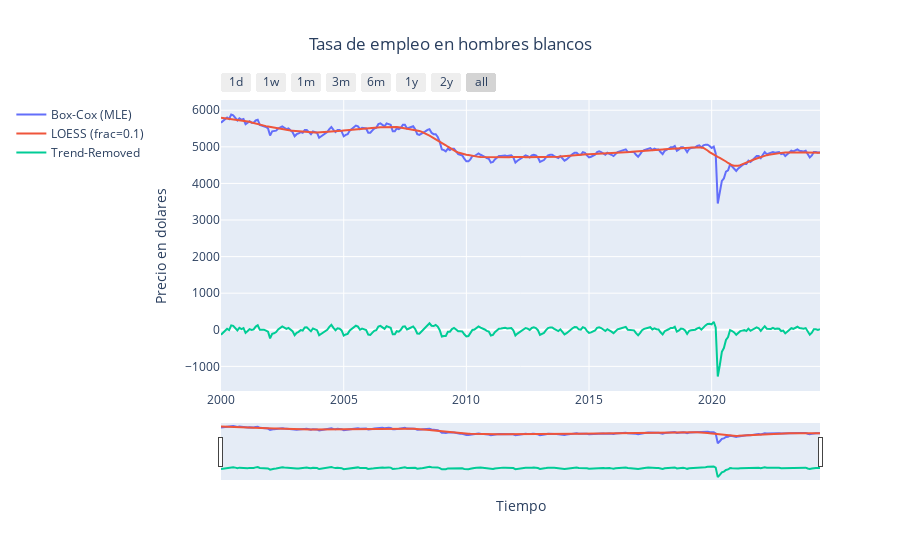

The notebook cell saved with this chart:
### Markdown cell above
# 3. Tendencia

### Code cell
# 2. Estimate trend using LOESS
frac = 0.1
smoothed_values = lowess(data['BoxCox_mle'], np.arange(len(data)), frac=frac)
trend_removed = data['BoxCox_mle'] - smoothed_values[:, 1]
data['trend_removed'] = trend_removed
plot_("Tasa de empleo en hombres blancos", 
      (data.index, data['BoxCox_mle'], 'Box-Cox (MLE)'),
      (data.index, smoothed_values[:, 1], f'LOESS (frac={frac})'),
      (data.index, trend_removed, 'Trend-Removed'))

### Figure 1 — Plotly figure (JSON) as saved in the notebook; plotly's stock layout.template omitted (floating-point values rounded to 4 significant figures; data arrays with more than 128 entries replaced by an {"elided": "..."} marker saying what was removed)
{"data": [{"line": {"width": 2}, "mode": "lines", "name": "Box-Cox (MLE)", "type": "scatter", "x": {"elided": "294 str values"}, "y": {"elided": "294 float values"}}, {"line": {"width": 2}, "mode": "lines", "name": "LOESS (frac=0.1)", "type": "scatter", "x": {"elided": "294 str values"}, "y": {"elided": "294 float values"}}, {"line": {"width": 2}, "mode": "lines", "name": "Trend-Removed", "type": "scatter", "x": {"elided": "294 str values"}, "y": {"elided": "294 float values"}}], "layout": {"legend": {"orientation": "v", "x": -0.35, "xanchor": "left", "y": 1, "yanchor": "top"}, "title": {"text": "Tasa de empleo en hombres blancos", "x": 0.5}, "xaxis": {"rangeselector": {"buttons": [{"count": 1, "label": "1d", "step": "day", "stepmode": "backward"}, {"count": 7, "label": "1w", "step": "day", "stepmode": "backward"}, {"count": 1, "label": "1m", "step": "month", "stepmode": "backward"}, {"count": 3, "label": "3m", "step": "month", "stepmode": "backward"}, {"count": 6, "label": "6m", "step": "month", "stepmode": "backward"}, {"count": 1, "label": "1y", "step": "year", "stepmode": "backward"}, {"count": 2, "label": "2y", "step": "year", "stepmode": "backward"}, {"step": "all"}]}, "rangeslider": {"visible": true}, "title": {"text": "Tiempo"}, "type": "date"}, "yaxis": {"autorange": true, "title": {"text": "Precio en dolares"}, "type": "linear"}}}
